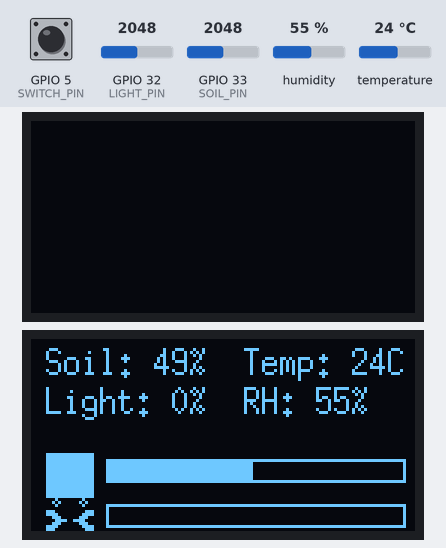
This program was run on a simulated ESP32. On the bench: 2 × 128×64 one-colour display. The inputs (shaded band) are chosen by the test bench; at power-on: humidity 55 %, GPIO 33 (SOIL_PIN) = 2048, GPIO 32 (LIGHT_PIN) = 2048, GPIO 5 (SWITCH_PIN) HIGH, temperature 24 °C. WiFi joins after 1.5 s; servers stay silent unless stated; no MQTT or app messages arrive unless stated; web services answer with replies made up by the test bench; not simulated (calls return 0 or success): env.h; names the files do not define were given values by the test bench: MQTT_PORT = 1883; what the program prints to the serial monitor is not drawn.

Above: at 4.8 s.
4.9 s: humidity set to 22 %
At 6.7 s:
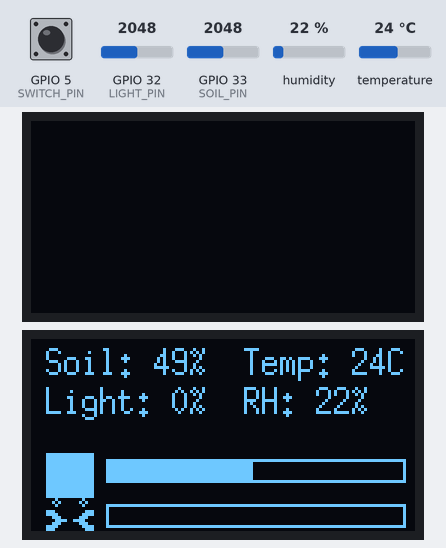
10.9 s: GPIO 33 (SOIL_PIN) set to 1228
At 12.4 s:
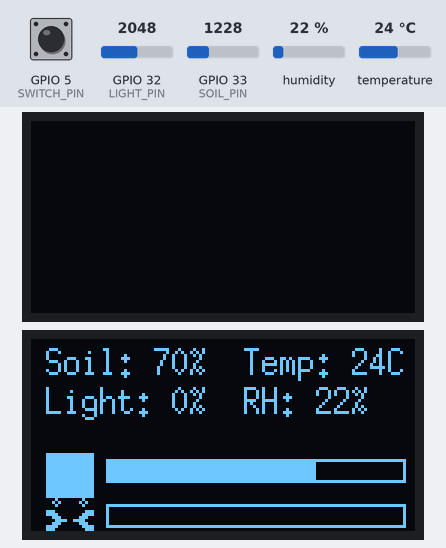
16.9 s: GPIO 32 (LIGHT_PIN) set to 122
At 21.5 s:
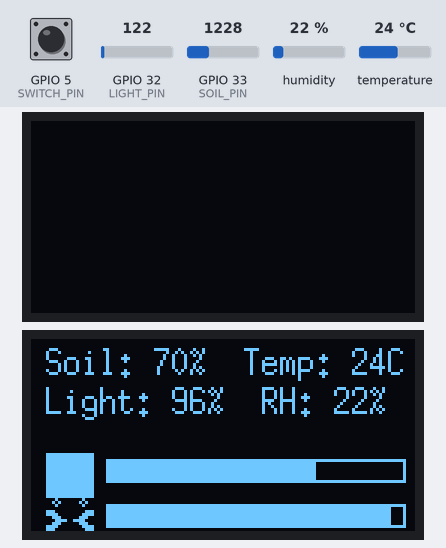
22.9 s: GPIO 32 (LIGHT_PIN) set to 1228
At 24.4 s:
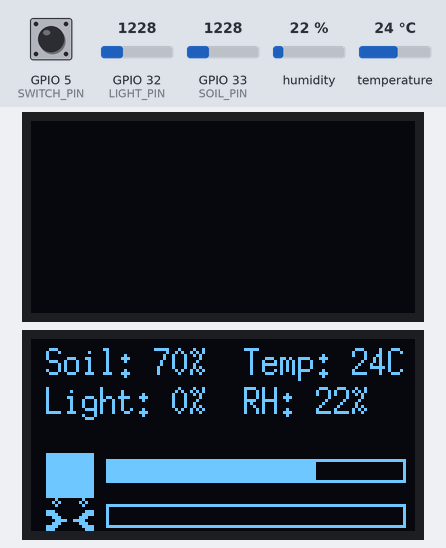
28.9 s: GPIO 5 (SWITCH_PIN) pulled LOW for 3.2 s
Timing chart, 0 to 31.9 s (numbered marks = the images above; inputs shaded):
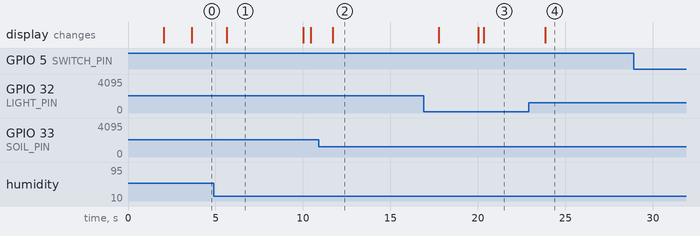

The program:

main.cpp
```cpp
#include "mqtt.h"
#include "notification.h"
#include "oled.h"
#include "state.h"
#include "sensors.h"
#include "timer.h"
#include <Adafruit_GFX.h>
#include <Adafruit_SSD1306.h>
#include <Adafruit_Sensor.h>
#include <Arduino.h>
#include <DHT.h>
#include <DHT_U.h>
#include "PubSubClient.h"
#include <U8g2lib.h>
#include <WiFi.h>
#include <Wire.h>
#include <WiFiClientSecure.h>

Oled oled(U8G2_R0, /* SCL=*/ 22, /* SDA=*/ 21, /* RST=*/ U8X8_PIN_NONE);
DHT_Unified dht(DHTPIN, DHTTYPE);
WiFiClientSecure espClient;
PubSubClient client(espClient);

State state = {
    .needs = {
        .waterInterval   = PLANT_WATERING_INTERVAL,
        .light_min       = PLANT_LIGHT_MIN,
        .light_max       = PLANT_LIGHT_MAX,
        .moisture_min    = PLANT_MOISTURE_MIN,
        .moisture_max    = PLANT_MOISTURE_MAX,
        .temperature_min = PLANT_TEMPERATURE_MIN,
        .temperature_max = PLANT_TEMPERATURE_MAX,
        .humidity_min    = PLANT_HUMIDITY_MIN,
        .humidity_max    = PLANT_HUMIDITY_MAX
    }
};

uint32_t delayMS;

#define SWITCH_PIN 5
static bool mqttEnabled = false;

void setup() {
    Serial.begin(115200);
    delay(2000);
    oled.begin();
    dht.begin();
    pinMode(SWITCH_PIN, INPUT_PULLUP);

    espClient.setInsecure();
    mqtt_init(&client);

    sensor_t sensor;
    dht.temperature().getSensor(&sensor);
    delayMS = sensor.min_delay / 1000;

    needs_print(&state.needs);
}

void loop() {
    mqttEnabled = (digitalRead(SWITCH_PIN) == LOW);

    if (!client.connected()) {
        connect_mqtt(&client);
    }
    client.loop();

    EVERY_MS(sensorsTimer, delayMS, {
        read_dht22(dht, &state.data);
        read_light(&state.data);
        read_soil(&state.data);
        data_print(&state.data);
    })

    oled_dashboard(oled, &state);

    EVERY_MS(wateringTimer, state.needs.waterInterval, {
        if(needsWater(&state)) {
            send_notification("Plant Watering Alert", "The plant needs watering!");
        }
        if(tooMuchWater(&state)) {
            send_notification("Plant Watering Alert", "The plant is drowning!");
        }
    })

    EVERY_MS(envTimer, 10000, {
        if(needsLight(&state)) {
            send_notification("Plant Lighting Alert", "The plant needs more light!");
        }
        if(tooMuchLight(&state)) {
            send_notification("Plant Lighting Alert", "The plant needs less light!");
        }
        if(needsWarmth(&state)) {
            send_notification("Plant Temperature Alert", "The plant is cold!");
        }
        if(tooMuchWarmth(&state)) {
            send_notification("Plant Temperature Alert", "The plant is burning!");
        }
        if(needsHumidity(&state)) {
            send_notification("Plant Humidity Alert", "The environment is not humid enough!");
        }
        if(tooMuchHumidity(&state)) {
            send_notification("Plant Humidity Alert", "The environment is too humid!");
        }
    })

    if(mqttEnabled) {
        EVERY_MS(mqttTimer, 30000, {
            publish_data(&client, &state.data);
        })
    }
}
```

mqtt.h
```cpp
#pragma once

#include "PubSubClient.h"
#include "env.h"
#include "state.h"

#define STRINGIFY(x) #x
#define STR(x) STRINGIFY(x)

void connect_wifi();
void connect_mqtt(PubSubClient* client);
void publish_data(PubSubClient* client, const Data* data);

static inline void mqtt_init(PubSubClient* client)
{
    const char* server = MQTT_SERVER;
    const long port = MQTT_PORT;
    connect_wifi();
    client->setServer(server, port);
    connect_mqtt(client);
}
```

notification.h
```cpp
#pragma once
#include <HTTPClient.h>
#include "WString.h"
#include "env.h"

static inline void send_notification(String title, String message)
{
    HTTPClient http;

    String url = "https://api.pushbullet.com/v2/pushes";
    http.begin(url);
    http.addHeader("Content-Type", "application/json");
    http.addHeader("Authorization", "Bearer " + String(PUSHBULLET_API_KEY));

    String payload = "{\"type\":\"note\", \"title\":\"" + title + "\", \"body\":\"" + message + "\", \"device_iden\":\"" + PUSHBULLET_DEVICE_ID + "\"}";

    int httpCode = http.POST(payload);

    if (httpCode > 0) {
        Serial.println("Notification sent!");
    } else {
        Serial.println("Error sending notification");
    }

    http.end();
}
```

oled.h
```cpp
#pragma once
#include "U8g2lib.h"
#include "state.h"
#include <cstdint>

typedef U8G2_SSD1306_128X64_NONAME_F_SW_I2C Oled;

const uint8_t icon_moisture[] = {
    0b11111111, 0b11111111,
    0b11111111, 0b11111111,
    0b11111111, 0b11111111,
    0b11111111, 0b11111111,
    0b11111111, 0b11111111,
    0b11111111, 0b11111111,
    0b11111111, 0b11111111,
    0b11111111, 0b11111111,
    0b11111111, 0b11111111,
    0b11111111, 0b11111111,
    0b11111111, 0b11111111,
    0b11111111, 0b11111111,
    0b11111111, 0b11111111,
    0b11111111, 0b11111111,
    0b11111111, 0b11111111,
    0b11111111, 0b11111111
};

const uint8_t icon_light[] = {
    0b00001000, 0b00010000,
    0b00010100, 0b00101000,
    0b00001000, 0b00010000,
    0b00000000, 0b00000000,
    0b00000111, 0b11100000,
    0b00001111, 0b11110000,
    0b00011100, 0b00111000,
    0b01111000, 0b00011110,
    0b00011100, 0b00111000,
    0b00001111, 0b11110000,
    0b00000111, 0b11100000,
    0b00000000, 0b00000000,
    0b00001000, 0b00010000,
    0b00010100, 0b00101000,
    0b00001000, 0b00010000,
    0b00000000, 0b00000000
};

void oled_dashboard(Oled u8g2, const State* state);
```

sensors.h
```cpp
#pragma once

#include "DHT_U.h"
#include "state.h"

#define DHTPIN 4
#define DHTTYPE DHT22
void read_dht22(DHT_Unified dht, Data* data);

#define LIGHT_PIN 32
void read_light(Data* data);

#define SOIL_PIN 33
void read_soil(Data* data);
```

state.h
```cpp
#pragma once

#include "WString.h"
#include <cstdint>
typedef struct {
    float temperature;
    float humidity;
    float moisture;
    float light;
} Data;

void data_print(const Data* data);
String data_serialize(const Data* data);

typedef struct {
    uint32_t waterInterval;
    float light_min;
    float light_max;
    float moisture_min;
    float moisture_max;
    float temperature_min;
    float temperature_max;
    float humidity_min;
    float humidity_max;
} PlantNeeds;

void needs_print(const PlantNeeds* needs);

typedef struct {
    Data data;
    PlantNeeds needs;
} State;

static inline bool needsWater(const State* state)
{
    return state->data.moisture < state->needs.moisture_min;
}
static inline bool tooMuchWater(const State* state)
{
    return state->data.moisture > state->needs.moisture_max;
}
static inline bool needsLight(const State* state)
{
    return state->data.light < state->needs.light_min;
}
static inline bool tooMuchLight(const State* state)
{
    return state->data.light > state->needs.light_max;
}
static inline bool needsWarmth(const State* state)
{
    return state->data.temperature < state->needs.temperature_min;
}
static inline bool tooMuchWarmth(const State* state)
{
    return state->data.temperature > state->needs.temperature_max;
}
static inline bool needsHumidity(const State* state)
{
    return state->data.humidity < state->needs.humidity_min;
}
static inline bool tooMuchHumidity(const State* state)
{
    return state->data.humidity > state->needs.humidity_max;
}

#ifndef PLANT_LIGHT_MIN
    #define PLANT_LIGHT_MIN 0
#endif // PLANT_LIGHT_MIN
#ifndef PLANT_LIGHT_MAX
    #define PLANT_LIGHT_MAX 0
#endif // PLANT_LIGHT_MAX
#ifndef PLANT_MOISTURE_MIN
    #define PLANT_MOISTURE_MIN 0
#endif // PLANT_MOISTURE_MIN
#ifndef PLANT_MOISTURE_MAX
    #define PLANT_MOISTURE_MAX 0
#endif // PLANT_MOISTURE_MAX
#ifndef PLANT_HUMIDITY_MIN
    #define PLANT_HUMIDITY_MIN 0
#endif // PLANT_HUMIDITY_MIN
#ifndef PLANT_HUMIDITY_MAX
    #define PLANT_HUMIDITY_MAX 0
#endif // PLANT_HUMIDITY_MAX
#ifndef PLANT_TEMPERATURE_MIN
    #define PLANT_TEMPERATURE_MIN 0
#endif // PLANT_TEMPERATURE_MIN
#ifndef PLANT_TEMPERATURE_MAX
    #define PLANT_TEMPERATURE_MAX 0
#endif // PLANT_TEMPERATURE_MAX
#ifndef PLANT_WATERING_INTERVAL
    #define PLANT_WATERING_INTERVAL 0
#endif // PLANT_WATERING_INTERVAL
```

timer.h
```cpp
#pragma once

#define EVERY_MS(TIMER_VAR, INTERVAL, CODE) \
    static unsigned long TIMER_VAR = 0; \
    if (millis() - TIMER_VAR >= INTERVAL) { \
        TIMER_VAR = millis(); \
        CODE \
    }
```

mqtt.cpp
```cpp
#include "mqtt.h"
#include "HardwareSerial.h"
#include "PubSubClient.h"
#include "env.h"
#include "state.h"
#include <WiFi.h>

void connect_wifi()
{
    delay(10);
    const char* ssid = WIFI_SSID;
    const char* pass = WIFI_PASS;
    Serial.printf("Connecting to %s", ssid);
    WiFi.mode(WIFI_STA);
    WiFi.begin(ssid, pass);
    while (WiFi.status() != WL_CONNECTED) {
        delay(500);
        Serial.print(".");
    }
    randomSeed(micros());

    Serial.println("");
    Serial.println("WiFi connected");
    Serial.print("IP address: ");
    Serial.println(WiFi.localIP());
}

void connect_mqtt(PubSubClient* client)
{
    while (!client->connected()) {
        Serial.print("Connecting to MQTT...");
        String client_id = "esp32-client-";
        client_id += String(WiFi.macAddress());
        if (client->connect(client_id.c_str(), MQTT_USERNAME, MQTT_PASSWORD)) {
            Serial.println("Connected");
        } else {
            Serial.println("\nFailed, retrying in 5s...");
            Serial.printf("State: %d\n", client->state());
            delay(5000);
        }
    }
}

void publish_data(PubSubClient* client, const Data* data)
{
    String payload = data_serialize(data);

    const char* topic = MQTT_TOPIC;
    client->publish(topic, payload.c_str());
    Serial.println("Published: " + String(payload));
}
```

oled.cpp
```cpp
#include "oled.h"
#include "state.h"

void oled_dashboard(Oled oled, const State* state)
{
    oled.clearBuffer();
    oled.setFont(u8g2_font_6x13_tr);

    // Row 1: Text info
    oled.setCursor(5, 12);
    oled.print("Soil: ");
    oled.printf("%.0f", state->data.moisture);
    oled.print("%  Temp: ");
    oled.printf("%.0f", state->data.temperature);
    oled.print("C");

    // Row 2: Light and Water
    oled.setCursor(5, 25);
    oled.print("Light: ");
    oled.printf("%.0f", state->data.light);
    oled.print("%  RH: ");
    oled.printf("%.0f%%", state->data.humidity);

    // Moisture bar
    oled.drawXBMP(5, 38, 16, 16, icon_moisture);
    oled.drawFrame(25, 40, 100, 8);
    oled.drawBox(25, 40, state->data.moisture, 8);

    // Light Icon + Progress Bar
    oled.drawXBMP(5, 53, 16, 16, icon_light);
    oled.drawFrame(25, 55, 100, 8);
    oled.drawBox(25, 55, state->data.light, 8);

    oled.sendBuffer();
}
```

sensors.cpp
```cpp
#include "sensors.h"
#include "Adafruit_Sensor.h"
#include "DHT_U.h"

void read_dht22(DHT_Unified dht, Data* data)
{
    sensors_event_t event;
    dht.temperature().getEvent(&event);
    if (isnan(event.temperature)) {
        Serial.println(F("Error reading temperature!"));
        data->temperature = 0;
    } else {
        data->temperature = event.temperature;
    }

    dht.humidity().getEvent(&event);
    if (isnan(event.relative_humidity)) {
        Serial.println(F("Error reading humidity!"));
        data->humidity = 0;
    } else {
        data->humidity = event.relative_humidity;
    }

}

#include "esp32-hal-adc.h"

void read_light(Data* data)
{
    int sensor_value = analogRead(LIGHT_PIN);

    float voltage = sensor_value * (5.0 / 1024.0);

    float percentage = 0.0;

    if (voltage <= 0.4) {
        percentage = 100.0; // Brightest
    } else if (voltage >= 5.0) {
        percentage = 0.0; // Darkest
    } else {
        // Map voltage range (0.4V - 5V) to percentage (100% - 0%)
        percentage = ((5.0 - voltage) / (5.0 - 0.4)) * 100.0;
    }

    data->light = percentage;
}

void read_soil(Data* data)
{
    int _moisture,sensor_analog;
    sensor_analog = analogRead(SOIL_PIN);
    _moisture = ( 100 - ( (sensor_analog/4095.00) * 100 ) );

    data->moisture = _moisture;
}
```

state.cpp
```cpp
#include "state.h"
#include "HardwareSerial.h"
#include <ArduinoJson.h>

String data_serialize(const Data* data)
{
    JsonDocument doc;

    doc["humidity"] = data->humidity;
    doc["temperature"] = data->temperature;
    doc["light"] = data->light;
    doc["moisture"] = data->moisture;

    String json;
    serializeJson(doc, json);
    return json;
}

void data_print(const Data* data)
{
    Serial.println("\n=============================\n");
    Serial.printf("Temp: %fC\n", data->temperature);
    Serial.printf("RH: %f%%\n", data->humidity);
    Serial.printf("Light: %f%%\n", data->light);
    Serial.printf("Soil: %f%%\n", data->moisture);
}

void needs_print(const PlantNeeds* needs)
{
    Serial.println("Plant Needs");
    Serial.printf("Watering interval: %u seconds\n", needs->waterInterval);
    Serial.printf("Light range: %.2f - %.2f lux\n", needs->light_min, needs->light_max);
    Serial.printf("Moisture range: %.2f%% - %.2f%%\n", needs->moisture_min, needs->moisture_max);
    Serial.printf("Temperature range: %.2f - %.2f °C\n", needs->temperature_min, needs->temperature_max);
    Serial.printf("Humidity range: %.2f%% - %.2f%%\n", needs->humidity_min, needs->humidity_max);
}
```

Measured:
- after the input at 10.9 s, the display: changes after 0.80 s (image 2)
- after the input at 22.9 s, the display: changes after 0.94 s (image 4)
- what the display in image 1 shows lasts 4.4 s, from 5.6 s to 10.0 s
